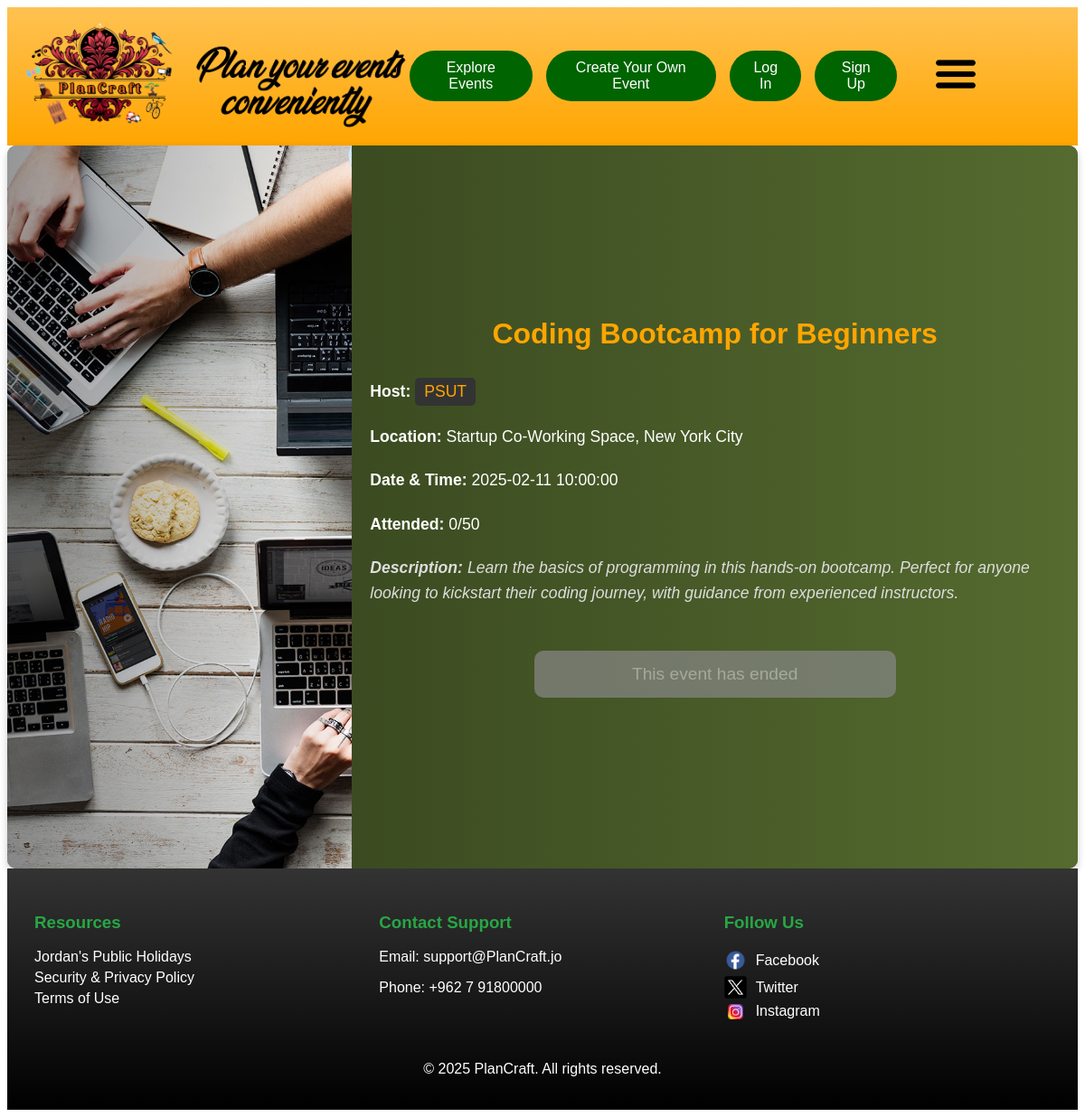
/event.php?id=7, run on the app's committed database.
### tables this page shows
CREATE TABLE IF NOT EXISTS `events` (
  `ID` int NOT NULL AUTO_INCREMENT,
  `name` varchar(1000) NOT NULL,
  `date` datetime NOT NULL,
  `place` varchar(1000) NOT NULL,
  `capacity` int NOT NULL,
  `description` varchar(6000) DEFAULT NULL,
  `current_cap` int NOT NULL,
  `img` varchar(5000) NOT NULL,
  `host_id` int NOT NULL,
  PRIMARY KEY (`ID`),
  KEY `host_id` (`host_id`)
);

CREATE TABLE IF NOT EXISTS `credentials` (
  `ID` int NOT NULL AUTO_INCREMENT,
  `username` text NOT NULL,
  `first_name` varchar(50) NOT NULL,
  `last_name` varchar(50) DEFAULT NULL,
  `email` text NOT NULL,
  `password` text NOT NULL,
  `events` text NOT NULL,
  PRIMARY KEY (`ID`)
);

### event.php (the view, shortened to what this page needs)
<!DOCTYPE html>
<html lang="en">
    <head>
        <link rel="stylesheet" href="style.css?v=<?php echo filemtime('style.css'); ?>">
        <?php
            $servername = "localhost";
            $username = "root";
            $password = "";
            $dbname = "webpage design project";
            $event_id = $_GET['id'];
            $conn = new mysqli($servername, $username, $password, $dbname);
            $sql = "SELECT * FROM events WHERE ID = '$event_id'";
            $result = $conn->query($sql);
            if ($result->num_rows > 0) {
                $event = $result->fetch_assoc();
                $event_name = $event['name'];
            } else {
                die("404 event not found");
            }
            $host_id = $event['host_id'];
            $sql = "SELECT * FROM credentials WHERE ID = '$host_id'";
            $result = $conn->query($sql);
            if ($result->num_rows > 0) {
                $user = $result->fetch_assoc();
            } else {
                die("Something went wrong.");
            }
        ?>
    </head>
    <body>
        <header id="header_part">
            <div class="logo">
                <a class="link-wrapper" href="index.php">
                    <img class="logo-img-header" id="h_logo" src="images/PlanCraft Long Logo.png" alt="PlanCraft Long Logo">
                </a>
            </div>
            <div id="s_header">
                <a class="eventbtn big-screen-btn" href="events.php">Explore Events</a>
                <?php
                    if (!isset($_SESSION['user'])) {
                        echo '
                            <a class="eventbtn big-screen-btn" href="login.php">Create Your Own Event</a>
                            <a class="eventbtn big-screen-btn" href="login.php">Log In</a>
                            <a class="eventbtn big-screen-btn" href="signup.php">Sign Up</a>
                        ';
                    }
                ?>
                <nav class="nav_class">
                    <div class="dropdown">
                        <img class="menu-icon" src="images/Menu Image.png" alt="Menu Icon" width="50">
                    </div>
                </nav>
            </div>
        </header>
        <div class="event-page-box">
            <?php
                $current_time = time();
                $event_time = $event['date'];
                $event_time = strtotime($event_time);
                $finished = $current_time >= $event_time;
                $disabled = $event['current_cap'] >= $event['capacity'];
                $guest = !isset($_SESSION['user']);
                $is_host = FALSE;
                $already_signed_up = FALSE;
                $can_sign_up_after_log_in = !$guest || $disabled || $finished
            ?>
            <div class="event-page-image">
                <img class="event-page-img" src="<?php echo $event['img'] ?>" alt="<?php echo $event_name ?>">
            </div>
            <div class="event-page-details">
                <h1 class="event-page-title"><?php echo $event_name ?></h1>
                <p>
                    <strong>Host:</strong>
                    <button class="host-button" onclick="window.location.href='profile.php?id=<?php echo $host_id ?>';">
                        <?php echo $user['first_name'] . ' ' . $user['last_name'] ?>
                    </button>
                </p>
                <p>
                    <strong>Location:</strong> <?php echo $event['place'] ?>
                </p>
                <p>
                    <strong>Date & Time:</strong> <?php echo $event['date'] ?>
                </p>
                <p>
                    <strong><?php if ($finished) echo 'Attended:'; else echo 'Capacity:' ?></strong> <?php echo $event['current_cap'] . '/' . $event['capacity']?>
                </p>
                <p class="event-page-description">
                    <strong>Description:</strong> <?php echo $event['description'] ?>
                </p>
                <div class="event-actions">
                    <button <?php if (!$can_sign_up_after_log_in || $is_host) echo 'hidden' ?> id="sign-up-button" <?php if ($disabled || $already_signed_up || $finished) { echo 'disabled'; }?> class="signup-button" onclick="show_sign_up_confirmation_button()">
                        <?php
                            if ($finished) {
                                echo 'This event has ended';
                            } else if ($already_signed_up) {
                                echo 'Already signed up for event';
                            } else if ($disabled) {
                                echo 'This event is currently at full capacity';
                            } else {
                                echo 'Sign up for this event';
                            }
                        ?>
                    </button>
                </div>
            </div>
        </div>
        <footer>
            <div class="footer-container">
                <div class="footer-section">
                    <h3>Resources</h3>
                    <ul>
                        <li><a href="holidays.php">Jordan's Public Holidays</a></li>
                        <li><a href="privacy_policy.php">Security & Privacy Policy</a></li>
                        <li><a href="terms_of_use.php">Terms of Use</a></li>
                    </ul>
                </div>
                <div class="footer-section">
                    <h3>Contact Support</h3>
                    <p>Email: support@PlanCraft.jo</p>
                    <p>Phone: +962 7 91800000</p>
                </div>
                <div class="footer-section">
                    <h3>Follow Us</h3>
                    <ul class="social-media">
                        <li>
                            <a href="https://www.facebook.com/" target="_blank">
                                <img src="images/facebook_icon.png" alt="Facebook" class="social-icon" />
                                Facebook
                            </a>
                        </li>
                        <li>
                            <a href="https://x.com/?lang=en" target="_blank">
                                <img src="images/twitter_icon.png" alt="Twitter" class="social-icon" />
                                Twitter
                            </a>
                        </li>
                        <li>
                            <a href="https://www.instagram.com/" target="_blank">
                                <img src="images/instagram_icon.png" alt="Instagram" class="social-icon" />
                                Instagram
                            </a>
                        </li>
                    </ul>
                </div>
            </div>
            <div class="footer-bottom">
                <p>&copy; 2025 PlanCraft. All rights reserved.</p>
            </div>
        </footer>
    </body>
</html>

### style.css (style rules this page uses)
#header_part { display: flex; justify-content: space-between; align-items: center; padding: 10px 20px; background-color: orange; background-image: linear-gradient(rgb(255, 194, 82), orange); }
.logo { width: 450px; }
.logo-img-header { width: 100%; }
#h_logo { border-radius: 0%; }
#s_header { display: flex; align-items: center; }
.eventbtn { display: inline-block; padding: 10px 20px; border-radius: 50px; background-color: darkgreen; color: white; text-align: center; text-decoration: none; margin-right: 15px; transition: background-color 0.3s ease; }
.menu-icon { cursor: pointer; margin-left: 25px; margin-right: 90px; transition: transform 0.3s ease; }
.nav_class { position: relative; justify-content: center; }
.dropdown { position: relative; }
body { font-family: Arial, sans-serif; }
footer { background-color: #333; background-image: linear-gradient(#333, #000); color: white; padding: 20px; }
.footer-container { display: flex; justify-content: space-between; flex-wrap: wrap; }
.footer-section { flex: 1; margin: 10px; min-width: 200px; }
.footer-section h3 { color: #28a745; }
.footer-section p { font-size: 1 em; }
.footer-section ul { list-style-type: none; padding: 0; }
.footer-section ul li { margin: 5px 0; }
.footer-section a { color: white; text-decoration: none; }
.footer-bottom { text-align: center; margin-top: 20px; }
.social-media { list-style-type: none; padding: 0; }
.social-media li { margin: 5px 0; }
.social-media a { color: white; text-decoration: none; display: flex; align-items: center; }
.social-icon { width: 25px; height: auto; margin-right: 10px; }
.link-wrapper { all: unset; cursor: pointer; display: block; text-decoration: none; height: 100%; }
.event-page-box { display: flex; flex-direction: row; width: 100%; min-height: 100vh; background-color: #556B2F; color: #fff; border-radius: 10px; box-shadow: 0 4px 8px rgba(0, 0, 0, 0.2); overflow: hidden; }
.event-page-image { flex: 1; position: relative; box-shadow: inset -10px 0 15px rgba(0, 0, 0, 0.3); }
.event-page-image::after { content: ""; position: absolute; top: 0; left: 0; width: 100%; height: 100%; background: linear-gradient(to right, rgba(0, 0, 0, 0.4), rgba(0, 0, 0, 0)); z-index: 1; }
.event-page-img { width: 100%; height: 100%; object-fit: cover; display: block; }
.event-page-details { flex: 2; padding: 20px; display: flex; flex-direction: column; justify-content: center; box-sizing: border-box; background: linear-gradient(to left, #556B2F, rgba(0, 0, 0, 0.3)); }
.event-page-title { font-size: 2em; text-align: center; margin-bottom: 20px; color: orange; }
.event-page-details p { margin: 10px 0; line-height: 1.6; font-size: 1.1em; }
.host-button { background-color: #333; color: orange; border: none; padding: 5px 10px; border-radius: 5px; cursor: pointer; font-size: 1em; text-decoration: none; transition: background-color 0.3s ease; }
.event-page-description { margin-top: 20px; font-style: italic; color: #ddd; }
.signup-button { background-color: #333; color: orange; border: none; padding: 15px 20px; font-size: 1.2em; border-radius: 10px; cursor: pointer; width: 100%; max-width: 400px; margin: 20px auto; display: block; text-align: center; transition: background-color 0.3s ease, transform 0.2s ease; box-shadow: 0 4px 6px rgba(0, 0, 0, 0.2); }
.signup-button:disabled { background-color: #888; color: #ccc; cursor: not-allowed; opacity: 0.7; box-shadow: none; transform: scale(1); }
.event-actions { margin-top: 20px; text-align: center; }

### data on the page
events: img (picture), name "Coding Bootcamp for Beginners", place "Startup Co-Working Space, New York City", date "2025-02-11 10:00:00", current_cap "0", capacity "50", description "Learn the basics of programming in this hands-on bootcamp. Perfect for anyone looking to kickstart their coding journey, with guidance from experienced instructors."
credentials: first_name "PSUT"
